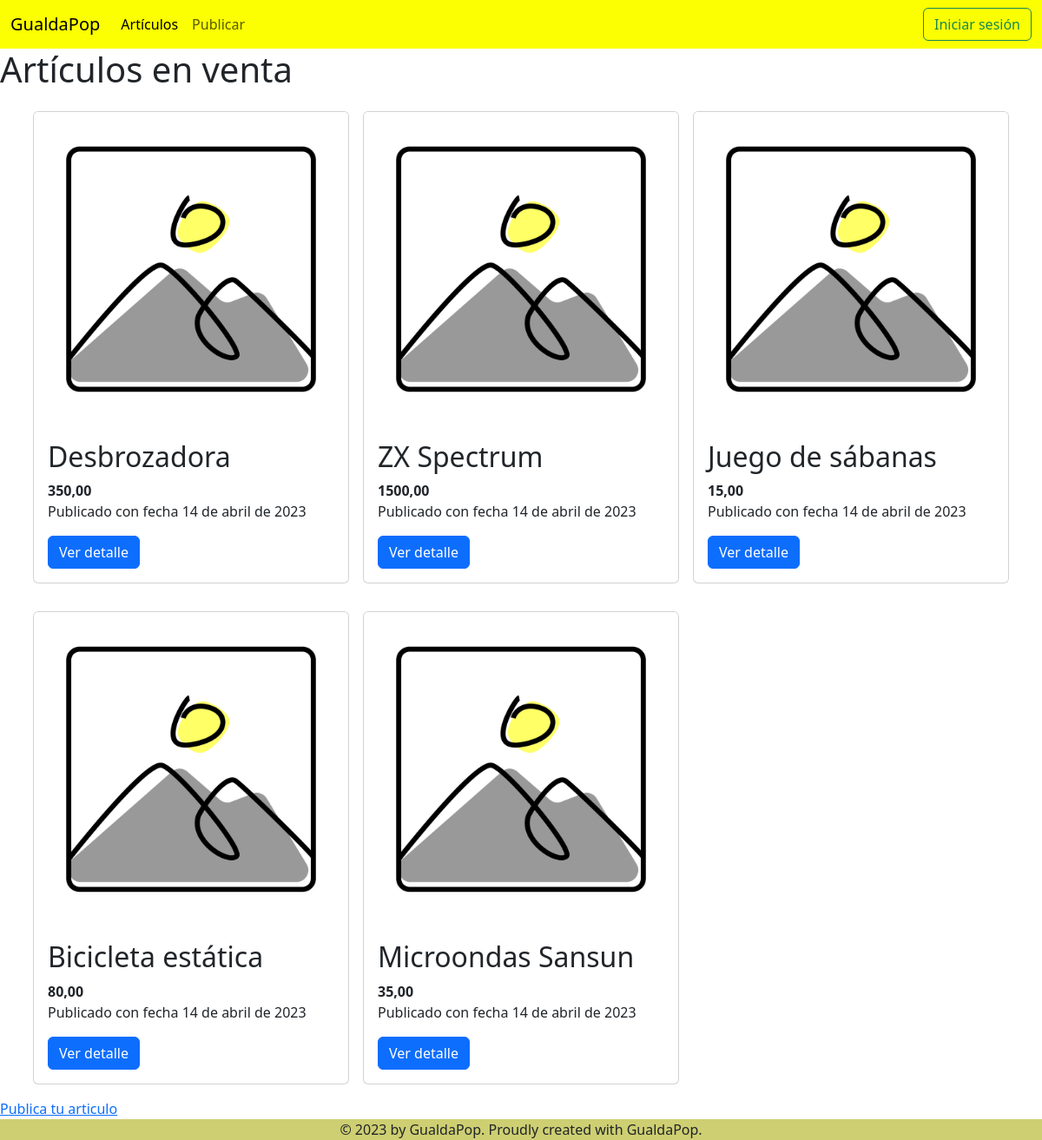
/, run on an earlier commit of the app's database.
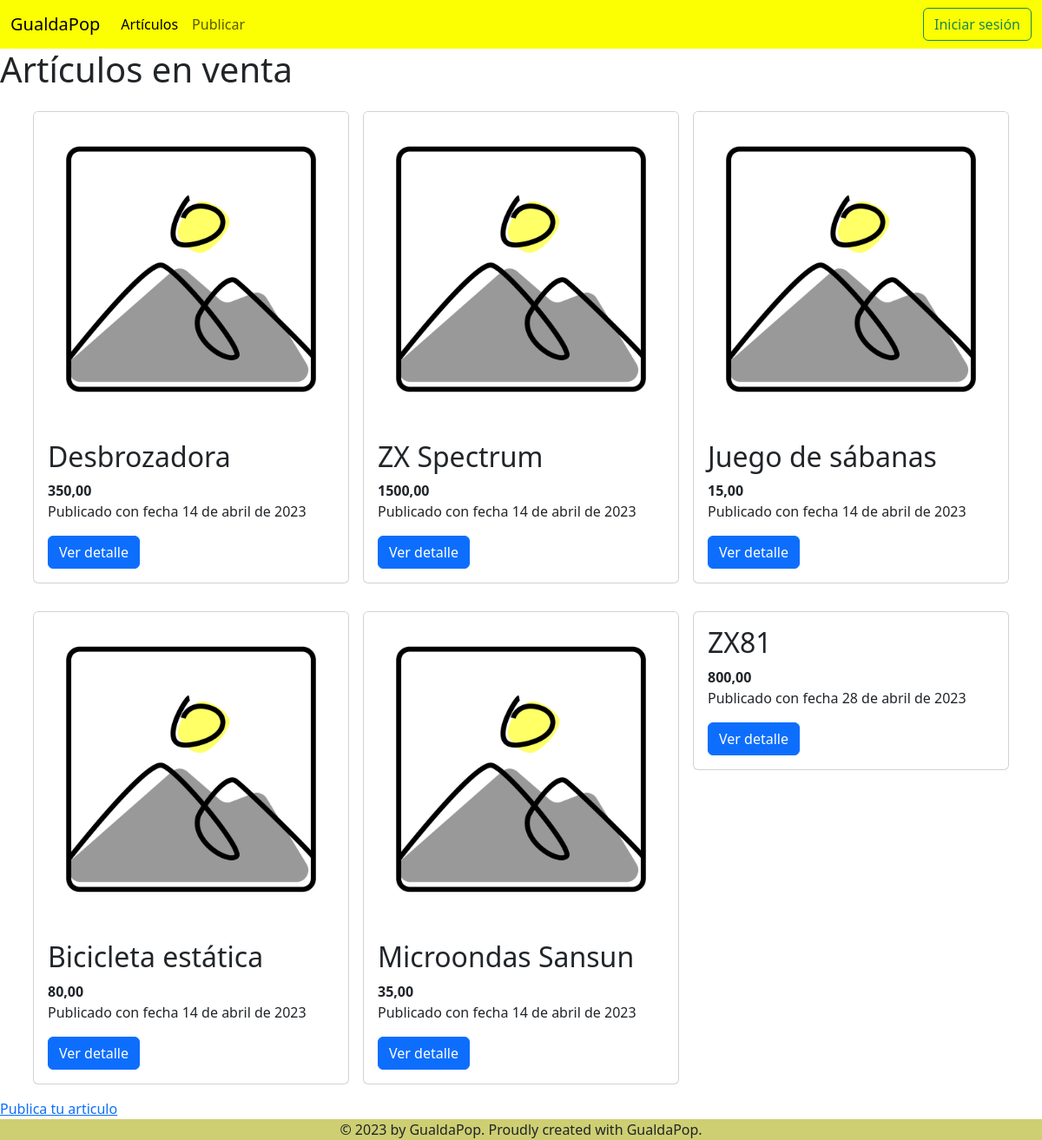
And on a later commit of the database.
### compraventa/models.py (models this page shows, shortened)
class Articulo(models.Model):
    nombre = models.CharField(max_length=100, blank=False, null=False)
    descripcion = models.TextField(blank=False, null=False)
    precio = models.DecimalField(max_digits=10, decimal_places=2, blank=False, null=False)
    fecha_publicacion = models.DateField(auto_now_add=True)
    vendido = models.BooleanField(default=False)
    foto = models.ImageField(upload_to='fotos', blank=True, null=True)
    vendedor = models.ForeignKey(User, on_delete=models.CASCADE, blank=True, null=True, related_name='vendedor')
    comprador = models.ForeignKey(User, on_delete=models.CASCADE, blank=True, null=True, related_name='comprador')

### compraventa/views.py (the view)
# urls.py: path('', listado_articulos, name='listado_articulos'),  # Página principal
def listado_articulos(request):
    articulos = Articulo.objects.all()
    return render(request, 'compraventa/listado_articulos.html', {'articulos': articulos})

### compraventa/templates/compraventa/listado_articulos.html (shortened to what this page needs)
{% extends 'base.html' %}
{% load static %}
{% block contenido %}
<h1>Artículos en venta</h1>
<main class="container">
    <div class="row">
        {% for articulo in articulos %}
        <article class="col-4 px-2 my-3">
            <div class="card">
                {% if articulo.foto %}
                <img src="{{ articulo.foto.url }}" alt="" class="card-img-top">
                {% else %}
                <img src="{% static 'compraventa/no-foto.jpg' %}" alt="" class="card-img-top">
                {% endif %}
                <div class="card-body">
                    <h2>{{ articulo.nombre }}</h2>
                    <strong>{{ articulo.precio }}</strong>
                    <p>Publicado con fecha {{ articulo.fecha_publicacion }}</p>
                    <a class="btn btn-primary" href="{% url 'detalle_articulo' articulo.id %}">Ver detalle</a>
                </div>
            </div>
        </article>
        {% endfor %}
    </div>
</main>
<a href="{% url 'publicar_oferta' %}">Publica tu articulo</a>
{% endblock %}

What changed in the data, as far as the page shows it:
added Articulo: nombre "ZX81", precio "800,00", fecha_publicacion "28 de abril de 2023"
